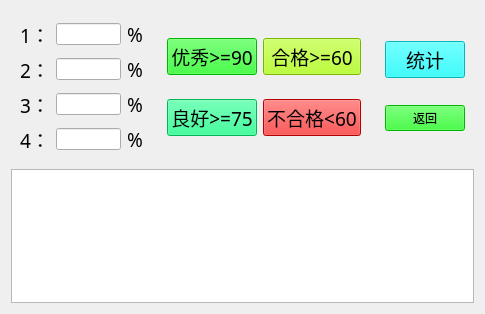
<?xml version="1.0" encoding="UTF-8"?>
<ui version="4.0">
 <class>cal</class>
 <widget class="QWidget" name="cal">
  <property name="geometry">
   <rect>
    <x>0</x>
    <y>0</y>
    <width>485</width>
    <height>314</height>
   </rect>
  </property>
  <property name="windowTitle">
   <string>Form</string>
  </property>
  <layout class="QGridLayout" name="gridLayout_4">
   <item row="0" column="0">
    <widget class="QWidget" name="widget" native="true">
     <property name="maximumSize">
      <size>
       <width>200</width>
       <height>12312321</height>
      </size>
     </property>
     <layout class="QGridLayout" name="gridLayout">
      <item row="0" column="0">
       <widget class="QLabel" name="label_2">
        <property name="font">
         <font>
          <family>黑体</family>
          <pointsize>14</pointsize>
          <weight>50</weight>
          <italic>false</italic>
          <bold>false</bold>
         </font>
        </property>
        <property name="styleSheet">
         <string notr="true">font: 14pt &quot;黑体&quot;;</string>
        </property>
        <property name="text">
         <string>1：</string>
        </property>
       </widget>
      </item>
      <item row="0" column="1">
       <widget class="QLineEdit" name="lineEdit"/>
      </item>
      <item row="2" column="1">
       <widget class="QLineEdit" name="lineEdit_3"/>
      </item>
      <item row="3" column="1">
       <widget class="QLineEdit" name="lineEdit_4"/>
      </item>
      <item row="2" column="0">
       <widget class="QLabel" name="label_4">
        <property name="font">
         <font>
          <family>黑体</family>
          <pointsize>14</pointsize>
          <weight>50</weight>
          <italic>false</italic>
          <bold>false</bold>
         </font>
        </property>
        <property name="styleSheet">
         <string notr="true">font: 14pt &quot;黑体&quot;;</string>
        </property>
        <property name="text">
         <string>3：</string>
        </property>
       </widget>
      </item>
      <item row="3" column="0">
       <widget class="QLabel" name="label_5">
        <property name="font">
         <font>
          <family>黑体</family>
          <pointsize>14</pointsize>
          <weight>50</weight>
          <italic>false</italic>
          <bold>false</bold>
         </font>
        </property>
        <property name="styleSheet">
         <string notr="true">font: 14pt &quot;黑体&quot;;</string>
        </property>
        <property name="text">
         <string>4：</string>
        </property>
       </widget>
      </item>
      <item row="1" column="0">
       <widget class="QLabel" name="label_3">
        <property name="font">
         <font>
          <family>黑体</family>
          <pointsize>14</pointsize>
          <weight>50</weight>
          <italic>false</italic>
          <bold>false</bold>
         </font>
        </property>
        <property name="styleSheet">
         <string notr="true">font: 14pt &quot;黑体&quot;;</string>
        </property>
        <property name="text">
         <string>2：</string>
        </property>
       </widget>
      </item>
      <item row="1" column="1">
       <widget class="QLineEdit" name="lineEdit_2"/>
      </item>
      <item row="0" column="2">
       <widget class="QLabel" name="label">
        <property name="font">
         <font>
          <family>黑体</family>
          <pointsize>14</pointsize>
          <weight>50</weight>
          <italic>false</italic>
          <bold>false</bold>
         </font>
        </property>
        <property name="styleSheet">
         <string notr="true">font: 14pt &quot;黑体&quot;;</string>
        </property>
        <property name="text">
         <string>%</string>
        </property>
       </widget>
      </item>
      <item row="1" column="2">
       <widget class="QLabel" name="label_6">
        <property name="font">
         <font>
          <family>黑体</family>
          <pointsize>14</pointsize>
          <weight>50</weight>
          <italic>false</italic>
          <bold>false</bold>
         </font>
        </property>
        <property name="styleSheet">
         <string notr="true">font: 14pt &quot;黑体&quot;;</string>
        </property>
        <property name="text">
         <string>%</string>
        </property>
       </widget>
      </item>
      <item row="2" column="2">
       <widget class="QLabel" name="label_7">
        <property name="font">
         <font>
          <family>黑体</family>
          <pointsize>14</pointsize>
          <weight>50</weight>
          <italic>false</italic>
          <bold>false</bold>
         </font>
        </property>
        <property name="styleSheet">
         <string notr="true">font: 14pt &quot;黑体&quot;;</string>
        </property>
        <property name="text">
         <string>%</string>
        </property>
       </widget>
      </item>
      <item row="3" column="2">
       <widget class="QLabel" name="label_8">
        <property name="font">
         <font>
          <family>黑体</family>
          <pointsize>14</pointsize>
          <weight>50</weight>
          <italic>false</italic>
          <bold>false</bold>
         </font>
        </property>
        <property name="styleSheet">
         <string notr="true">font: 14pt &quot;黑体&quot;;</string>
        </property>
        <property name="text">
         <string>%</string>
        </property>
       </widget>
      </item>
     </layout>
    </widget>
   </item>
   <item row="0" column="1">
    <widget class="QWidget" name="widget_2" native="true">
     <layout class="QGridLayout" name="gridLayout_2">
      <item row="0" column="0">
       <widget class="QPushButton" name="pushButton">
        <property name="font">
         <font>
          <family>黑体</family>
          <pointsize>14</pointsize>
          <weight>50</weight>
          <italic>false</italic>
          <bold>false</bold>
         </font>
        </property>
        <property name="styleSheet">
         <string notr="true">background-color: rgb(0, 255, 0);
font: 14pt &quot;黑体&quot;;</string>
        </property>
        <property name="text">
         <string>优秀&gt;=90</string>
        </property>
       </widget>
      </item>
      <item row="0" column="1">
       <widget class="QPushButton" name="pushButton_3">
        <property name="font">
         <font>
          <family>黑体</family>
          <pointsize>14</pointsize>
          <weight>50</weight>
          <italic>false</italic>
          <bold>false</bold>
         </font>
        </property>
        <property name="styleSheet">
         <string notr="true">background-color: rgb(170, 255, 0);
font: 14pt &quot;黑体&quot;;</string>
        </property>
        <property name="text">
         <string>合格&gt;=60</string>
        </property>
       </widget>
      </item>
      <item row="1" column="0">
       <widget class="QPushButton" name="pushButton_2">
        <property name="font">
         <font>
          <family>黑体</family>
          <pointsize>14</pointsize>
          <weight>50</weight>
          <italic>false</italic>
          <bold>false</bold>
         </font>
        </property>
        <property name="styleSheet">
         <string notr="true">background-color: rgb(0, 255, 127);
font: 14pt &quot;黑体&quot;;</string>
        </property>
        <property name="text">
         <string>良好&gt;=75</string>
        </property>
       </widget>
      </item>
      <item row="1" column="1">
       <widget class="QPushButton" name="pushButton_4">
        <property name="font">
         <font>
          <family>黑体</family>
          <pointsize>14</pointsize>
          <weight>50</weight>
          <italic>false</italic>
          <bold>false</bold>
         </font>
        </property>
        <property name="styleSheet">
         <string notr="true">background-color: rgb(255, 0, 0);
font: 14pt &quot;黑体&quot;;</string>
        </property>
        <property name="text">
         <string>不合格&lt;60</string>
        </property>
       </widget>
      </item>
     </layout>
    </widget>
   </item>
   <item row="0" column="2">
    <widget class="QWidget" name="widget_3" native="true">
     <layout class="QGridLayout" name="gridLayout_3">
      <item row="0" column="0">
       <widget class="QPushButton" name="pushButton_5">
        <property name="font">
         <font>
          <family>黑体</family>
          <pointsize>14</pointsize>
          <weight>50</weight>
          <italic>false</italic>
          <bold>false</bold>
         </font>
        </property>
        <property name="styleSheet">
         <string notr="true">background-color: rgb(0, 255, 255);
font: 14pt &quot;黑体&quot;;
</string>
        </property>
        <property name="text">
         <string>统计</string>
        </property>
       </widget>
      </item>
      <item row="1" column="0">
       <widget class="QPushButton" name="pushButton_6">
        <property name="styleSheet">
         <string notr="true">background-color: rgb(0, 255, 0);
font: 14pt &quot;黑体&quot;;</string>
        </property>
        <property name="text">
         <string>返回</string>
        </property>
       </widget>
      </item>
     </layout>
    </widget>
   </item>
   <item row="1" column="0" colspan="3">
    <widget class="QTextBrowser" name="textBrowser"/>
   </item>
  </layout>
 </widget>
 <resources/>
 <connections/>
</ui>
